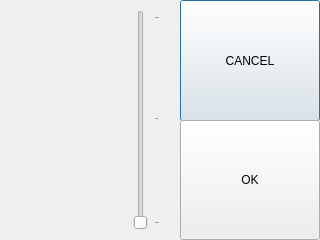
<?xml version="1.0" encoding="UTF-8"?>
<ui version="4.0">
 <class>Dialog</class>
 <widget class="QDialog" name="Dialog">
  <property name="geometry">
   <rect>
    <x>0</x>
    <y>0</y>
    <width>320</width>
    <height>240</height>
   </rect>
  </property>
  <property name="windowTitle">
   <string>Take Picture</string>
  </property>
  <widget class="QLabel" name="Test">
   <property name="geometry">
    <rect>
     <x>260</x>
     <y>100</y>
     <width>16</width>
     <height>16</height>
    </rect>
   </property>
   <property name="text">
    <string/>
   </property>
  </widget>
  <widget class="QPushButton" name="pushButtonCancel">
   <property name="geometry">
    <rect>
     <x>180</x>
     <y>0</y>
     <width>140</width>
     <height>121</height>
    </rect>
   </property>
   <property name="text">
    <string>CANCEL</string>
   </property>
  </widget>
  <widget class="QPushButton" name="pushButtonOk">
   <property name="geometry">
    <rect>
     <x>180</x>
     <y>120</y>
     <width>140</width>
     <height>120</height>
    </rect>
   </property>
   <property name="text">
    <string>OK</string>
   </property>
  </widget>
  <widget class="QSlider" name="ZoomSlider">
   <property name="geometry">
    <rect>
     <x>130</x>
     <y>10</y>
     <width>30</width>
     <height>220</height>
    </rect>
   </property>
   <property name="pageStep">
    <number>50</number>
   </property>
   <property name="orientation">
    <enum>Qt::Vertical</enum>
   </property>
   <property name="tickPosition">
    <enum>QSlider::TicksBelow</enum>
   </property>
   <property name="tickInterval">
    <number>50</number>
   </property>
  </widget>
 </widget>
 <resources/>
 <connections/>
</ui>
